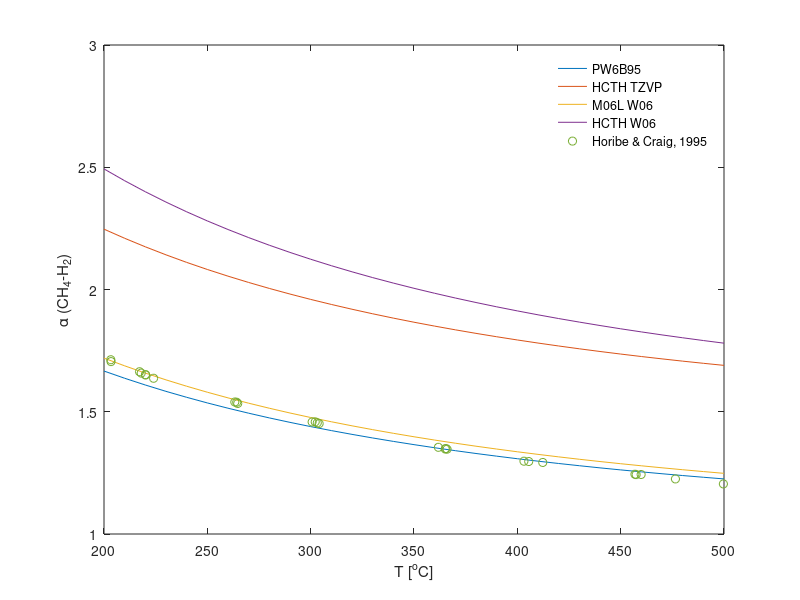

MATLAB code to generate this figure:
% Hydrogen fractionation factors 24.10.17
%
% Results from Mark Iron, 24.10.17
% T in celcius degree
% y1 - PW6B95
% y2 - HCTH TZVP
% y3 - M06L W06
% y4 - HCTH W06
% y5 - Horibe & Craig, 1995

T1 = [200 210 220 230 240 250 260 270 280 290 300 310 320 330 340 350 360 370 380 390 400 410 420 430 440 450 460 470 480 490 500];
y1 = [1.6665 1.6370 1.6094 1.5834 1.5591 1.5361 1.5145 1.4941 1.4748 1.4566 1.4393 1.4230 1.4075 1.3928 1.3788 1.3655 1.3528 1.3408 1.3293 1.3184 1.3079 1.2979 1.2884 1.2793 1.2705 1.2622 1.2542 1.2465 1.2391 1.2321 1.2253];
y2 = [2.2468 2.2095 2.1746 2.1418 2.1109 2.0819 2.0546 2.0288 2.0044 1.9814 1.9595 1.9389 1.9193 1.9007 1.8830 1.8662 1.8503 1.8351 1.8206 1.8068 1.7936 1.7810 1.7690 1.7575 1.7465 1.7360 1.7259 1.7163 1.7070 1.6982 1.6897];
y3 = [1.7193 1.6878 1.6582 1.6304 1.6044 1.5799 1.5568 1.5350 1.5144 1.4949 1.4765 1.4591 1.4425 1.4268 1.4119 1.3977 1.3842 1.3714 1.3591 1.3475 1.3363 1.3257 1.3155 1.3057 1.2964 1.2875 1.2790 1.2708 1.2629 1.2554 1.2481];
y4 = [2.4932 2.4449 2.3998 2.3575 2.3178 2.2805 2.2454 2.2123 2.1811 2.1517 2.1238 2.0974 2.0724 2.0487 2.0263 2.0049 1.9846 1.9652 1.9468 1.9292 1.9125 1.8965 1.8812 1.8667 1.8527 1.8393 1.8266 1.8143 1.8026 1.7913 1.7805];

T2 = [203.3 203.4 217.2 218 220.1 220.1 224 263.3 264.2 264.7 300.7 302.2 303.2 304.1 361.8 365.1 365.4 366 403.2 405.5 412.3 456.9 457.5 459.9 476.5 499.7 503 505.2 505.7];
y5 = [1.7127 1.7051 1.6637 1.6582 1.6504 1.6517 1.6370 1.5399 1.5388 1.5339 1.4582 1.4587 1.4546 1.4516 1.3546 1.3477 1.3495 1.3470 1.2978 1.2965 1.2926 1.2444 1.2429 1.2434 1.2252 1.2048 1.2033 1.2038 1.1992];  

figure
plot(T1,y1,T1,y2,T1,y3,T1,y4)
hold on
plot(T2,y5,'o')
xlabel('T [^oC]')
ylabel('\alpha (CH_4-H_2)')
legend('PW6B95','HCTH TZVP','M06L W06','HCTH W06','Horibe & Craig, 1995')
set(legend,'Location','best')
legend('boxoff')
xlim([200 500])